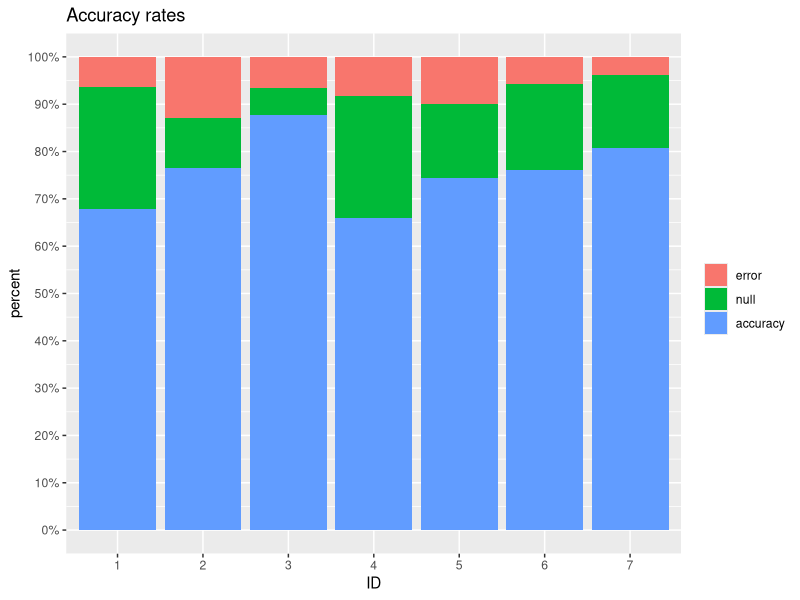
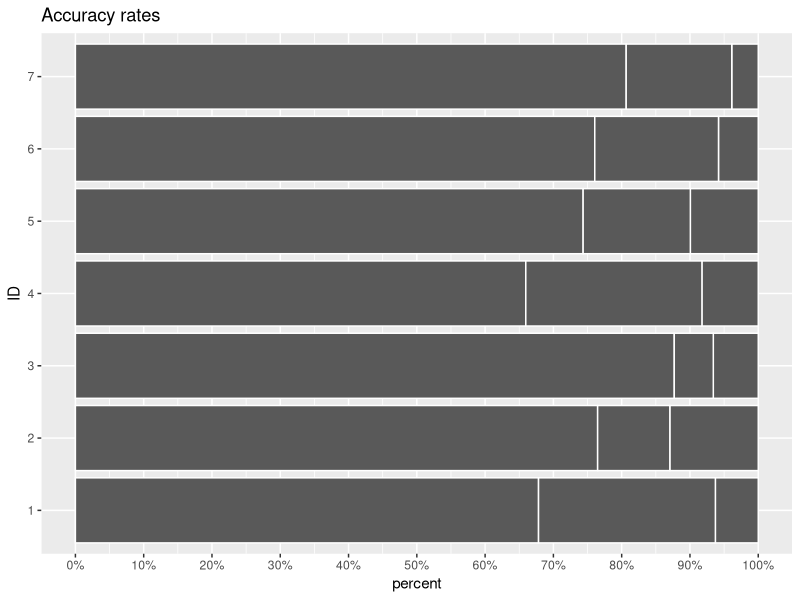
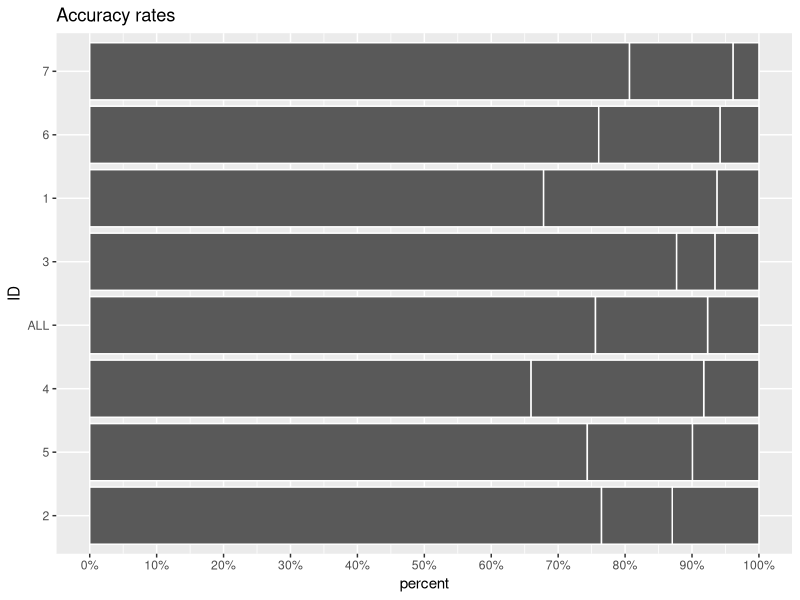
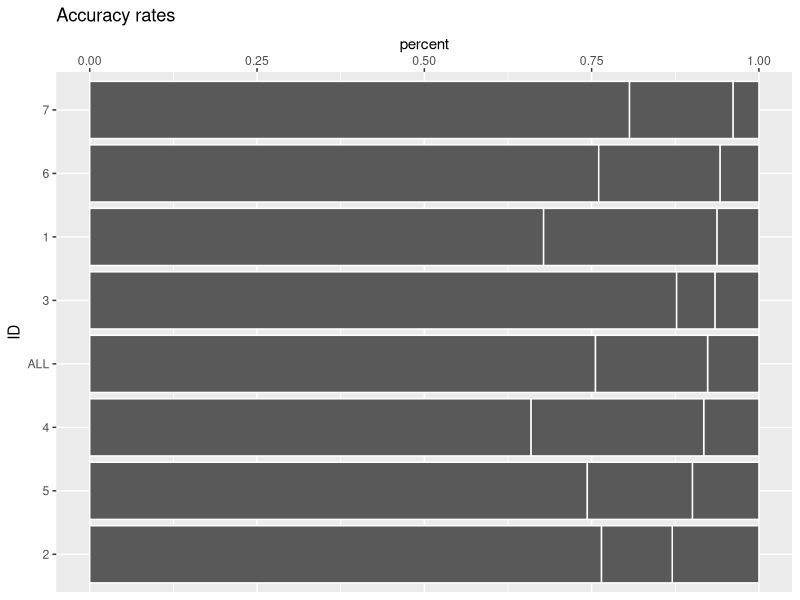
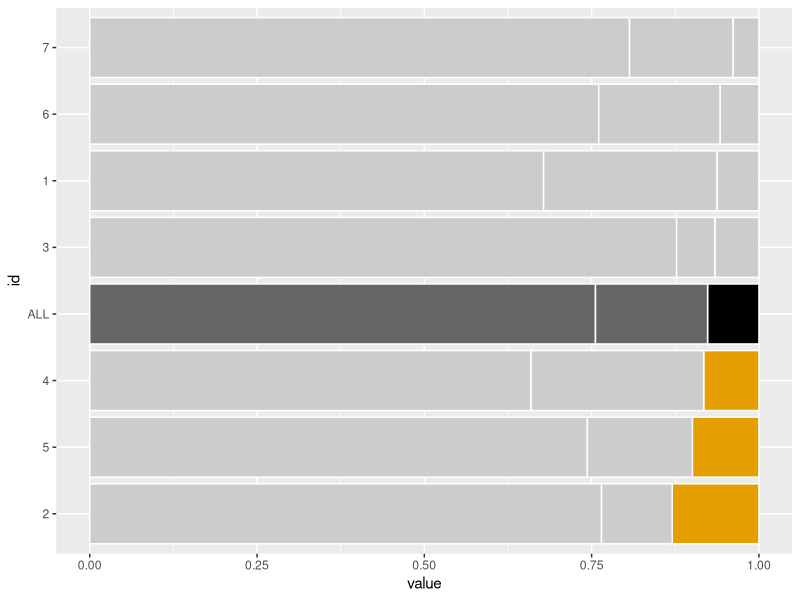
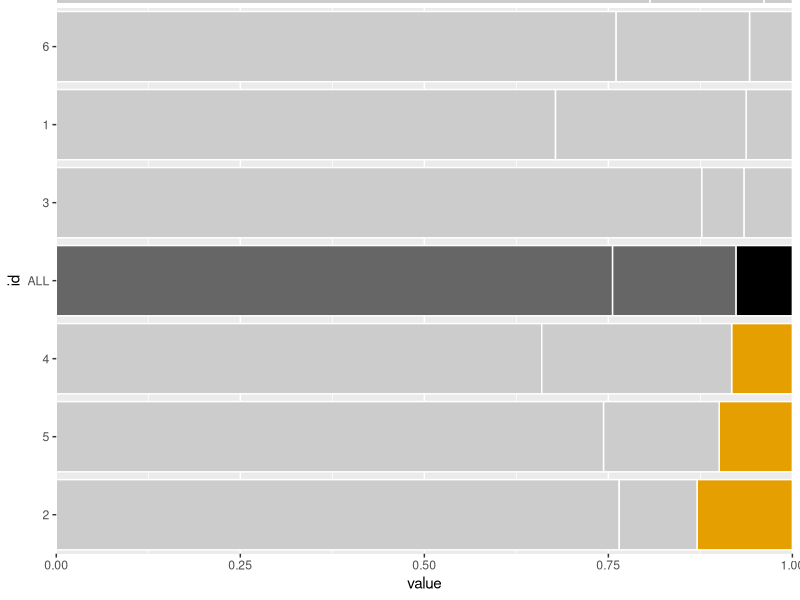

These charts were generated, in order, by the following R code:
## ---- chunk 1
#| echo: fenced
#| warning: false
#| message: false

library(tidyverse)

set.seed(2)

mydata <- tibble(
  id = as.character(1:7),
  accuracy = rnorm(7, mean = 75, sd = 8),
  error = rnorm(7, mean = 7, sd = 3),
  null = 100 - accuracy - error
)
# não é garantido que null > 0... então vamos ajustar
mydata <- 
  mydata |> 
  mutate(accuracy = ifelse(null < 0, accuracy + null, accuracy),
         null = ifelse(null < 0, 0, null)) |> 
  mutate(across(accuracy:null, ~./100)) 

mydata_pivot <- 
  mydata |> 
  pivot_longer(cols = accuracy:null,
               names_to = "type",
               values_to = "value")
## ---- chunk 2
#| echo: fenced
#| warning: false
#| message: false
mydata_pivot |>
  ggplot(aes(
    x = id,
    y = value,
    fill = factor(type, levels = c('error', 'null', 'accuracy'))
  )) +
  geom_col() +
  labs(
    titles = 'Accuracy rates',
    x = 'ID',
    y = 'percent',
    fill = element_blank()
  ) +
  scale_y_continuous(labels = ~ scales::percent(., accuracy = 1),
                     breaks = seq(0, 1, 0.1))

## ---- chunk 3
#| echo: fenced
#| warning: false
#| message: false

mydata_pivot |>
  ggplot(aes(
    x = value,
    y = id,
    group = factor(type, levels = c('error', 'null', 'accuracy'))
  )) +
  geom_col(color = 'white') +
labs(
  titles = 'Accuracy rates',
  x = 'percent',
  y = 'ID',
  fill = element_blank()
) +
  scale_x_continuous(labels = ~ scales::percent(., accuracy = 1),
                     breaks = seq(0, 1, 0.1)) 

## ---- chunk 4
#| echo: fenced
#| warning: false
#| message: false

pivoted_data <- 
  mydata |> 
  pivot_longer(cols = accuracy:null,
               names_to = "type",
               values_to = "value") 

medias <- 
  pivoted_data |> 
  group_by(type) |> 
  summarise(value = mean(value)) |> 
  mutate(id = 'ALL')

saved_mean_error = medias$value[medias$type == 'error']

mydata_com_media <- pivoted_data |> bind_rows(medias)

prep_data <-
  mydata_com_media |>
  pivot_wider(names_from = type,
              values_from = value) |>
  mutate(order_crit = error) |>
  pivot_longer(cols = accuracy:null,
               names_to = "type",
               values_to = "value")
## ---- chunk 5
#| echo: fenced
#| warning: false
#| message: false

prep_data <- 
  prep_data |>
  mutate(type = factor(type, levels = c('error', 'null', 'accuracy'), ordered = TRUE),
         id = fct_reorder(id, order_crit, .desc = T))

myplot <- 
prep_data |>
  ggplot(aes(
    x = value,
    y = id,
    group = type
  )) +
  geom_col(aes(group = type), 
           color = 'white') +
labs(
  titles = 'Accuracy rates',
  x = 'percent',
  y = 'ID',
  fill = element_blank()
) +
  scale_x_continuous(labels = ~ scales::percent(., accuracy = 1),
                     breaks = seq(0, 1, 0.1)) 

myplot
## ---- chunk 6
myplot +
  scale_x_continuous(position = "top")

## ---- chunk 7
# Escolhas as cores que vai utilizar
unhighlighted_color <- 'grey80'
highlighted_color <- '#E69F00'
avg_error <- 'black'
avg_rest <- 'grey40'

# Compute new column with colors of each bar
colored_data <- 
  prep_data |> 
  mutate(
    custom_colors = case_when(
      id == 'ALL' & type == 'error' ~ avg_error,
      id == 'ALL' ~ avg_rest,
      type == 'error' & value > saved_mean_error ~ highlighted_color,
      T ~  unhighlighted_color
    )
  )

myplot <- 
  colored_data |> 
  ggplot(aes(x = value, y = id)) +
  geom_col(
    aes(group = type),
    col = 'white',
    fill = colored_data$custom_colors # Set colors manually
  )
myplot

myplot <- 
myplot +
    coord_cartesian(
    xlim = c(0, 1), 
    ylim = c(0.5, 7.5), 
    expand = F, # removes white spaces at edge of plot
    clip = 'off' # allows drawing outside of panel
  )
myplot
